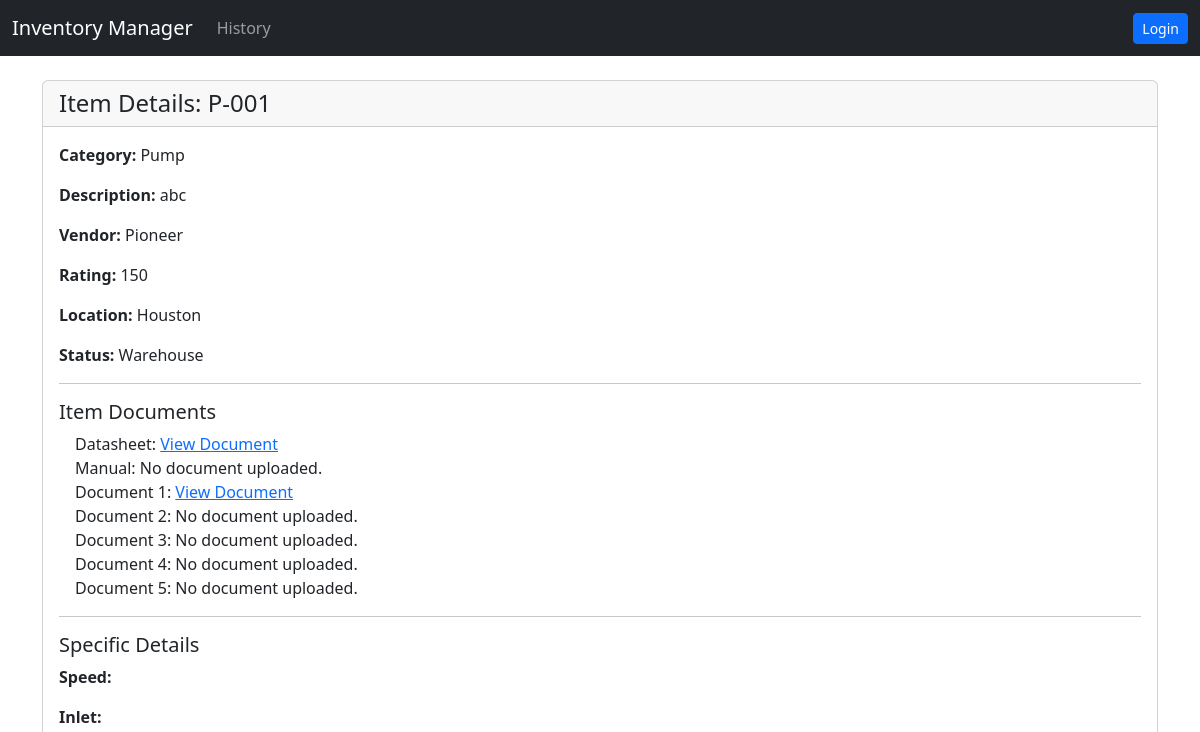
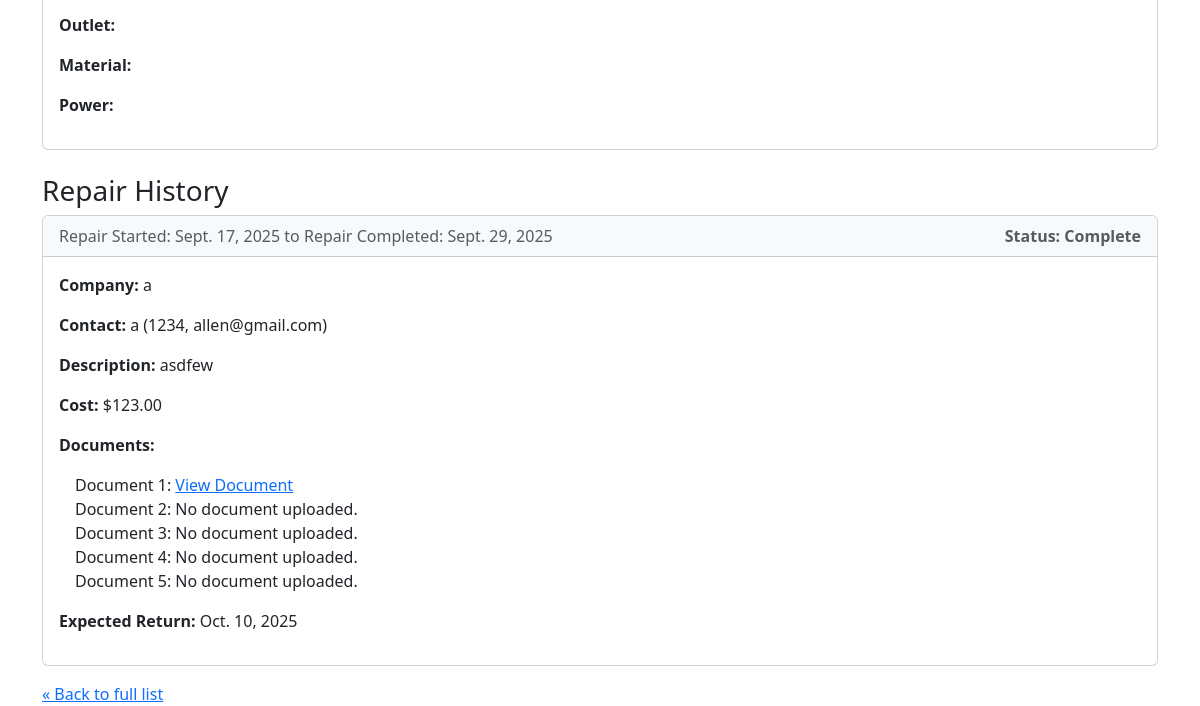
/inventory/item/20/, run on an earlier commit of the app's database (2 pictures, top to bottom).
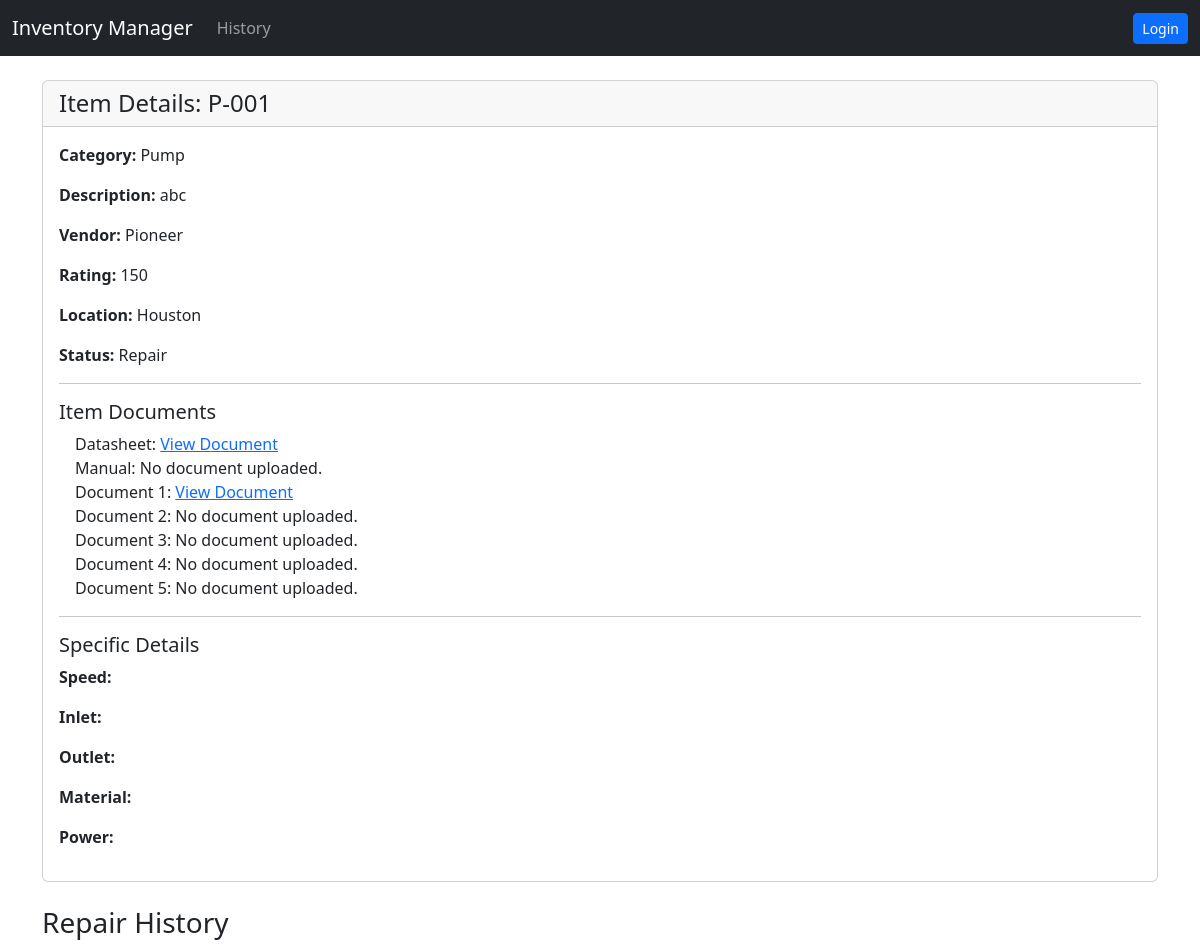
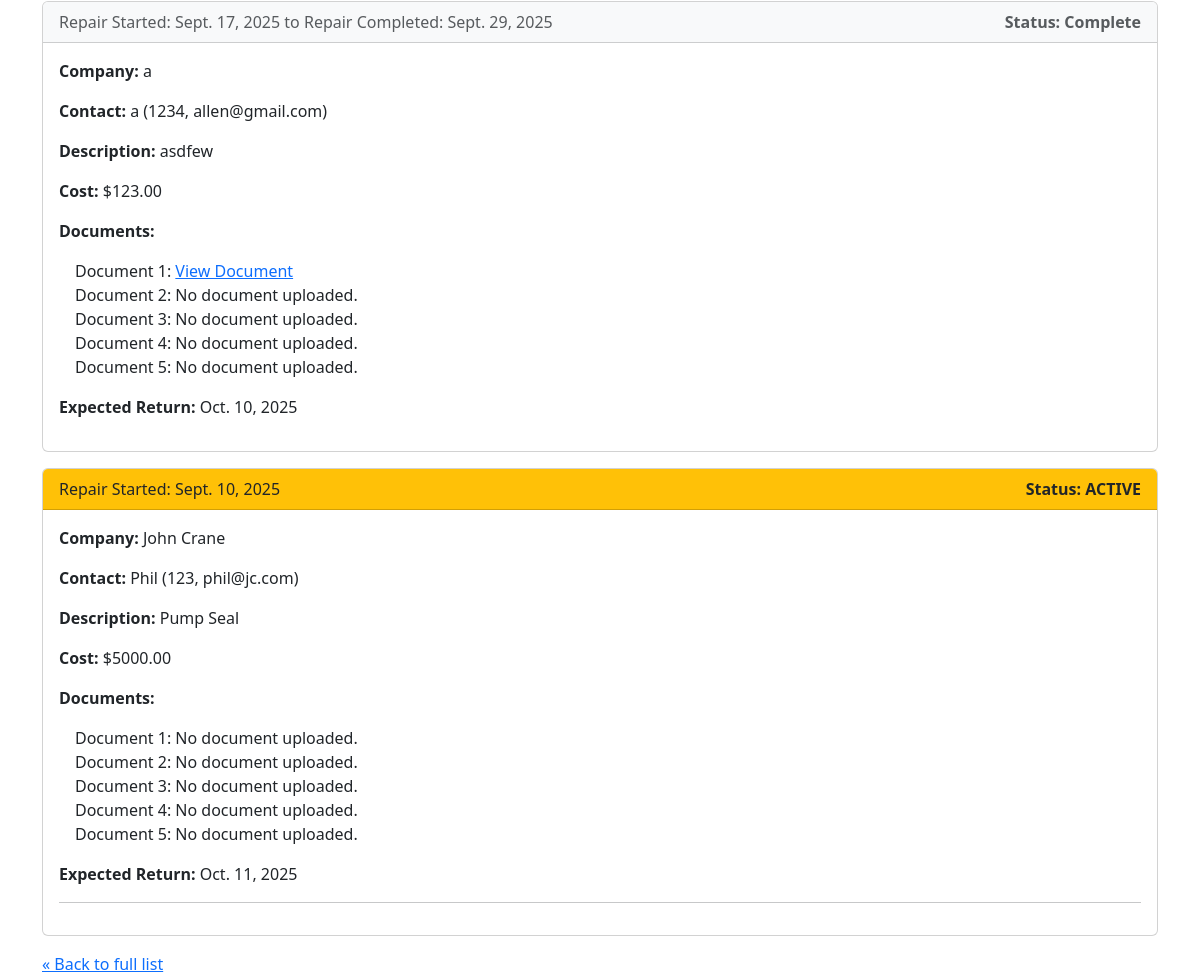
And on a later commit of the database (2 pictures, top to bottom).
### inventory/models.py (models this page shows, shortened)
class BaseItem(models.Model):
    CATEGORY_CHOICES = [
        ("Pump", "Pump"),
        ("Filter", "Filter"),
        ("Mix Tank", "Mix Tank"),
        ("Valve", "Valve"),
        ("Command Center", "Command Center"),
        ("Misc", "Misc"),
    ]
    item_id = models.CharField(max_length=100, unique=True, verbose_name="Item ID")
    category = models.CharField(max_length=50, choices=CATEGORY_CHOICES)
    description = models.TextField(blank=True)
    vendor = models.CharField(max_length=100, blank=True)
    rating = models.CharField(max_length=50, blank=True)
    location = models.CharField(max_length=100, blank=True)
    status = models.ForeignKey(Status, on_delete=models.SET_NULL, null=True, blank=True)
    datasheet = models.FileField(upload_to='item_documents/', blank=True, null=True, verbose_name="Datasheet")
    manual = models.FileField(upload_to='item_documents/', blank=True, null=True, verbose_name="Manual")
    document1 = models.FileField(upload_to='item_documents/', blank=True, null=True, verbose_name="Document 1")
    document2 = models.FileField(upload_to='item_documents/', blank=True, null=True, verbose_name="Document 2")
    document3 = models.FileField(upload_to='item_documents/', blank=True, null=True, verbose_name="Document 3")
    document4 = models.FileField(upload_to='item_documents/', blank=True, null=True, verbose_name="Document 4")
    document5 = models.FileField(upload_to='item_documents/', blank=True, null=True, verbose_name="Document 5")
    last_updated = models.DateTimeField(auto_now=True)
    class Meta:
        ordering = ['item_id']  # Orders items by the Item_ID

class Status(models.Model):
    name = models.CharField(max_length=100, unique=True)
    is_protected = models.BooleanField(default=False, help_text="Protected statuses cannot be deleted by users.")
    class Meta:
        verbose_name_plural = "Statuses"

class RepairLog(models.Model):
    item = models.ForeignKey(BaseItem, on_delete=models.CASCADE, related_name='repairs')
    repair_company = models.CharField(max_length=200)
    contact_name = models.CharField(max_length=200, blank=True)
    contact_number = models.CharField(max_length=50, blank=True)
    contact_email = models.EmailField(max_length=254, blank=True)
    start_date = models.DateField()
    expected_return_date = models.DateField(null=True, blank=True)
    end_date = models.DateField(null=True, blank=True, verbose_name="Repair End Date")
    description = models.TextField()
    cost = models.DecimalField(max_digits=10, decimal_places=2, null=True, blank=True,
                               verbose_name="Estimated/Final Cost")
    document1 = models.FileField(upload_to='repair_documents/', blank=True, null=True, verbose_name="Document 1")
    document2 = models.FileField(upload_to='repair_documents/', blank=True, null=True, verbose_name="Document 2")
    document3 = models.FileField(upload_to='repair_documents/', blank=True, null=True, verbose_name="Document 3")
    document4 = models.FileField(upload_to='repair_documents/', blank=True, null=True, verbose_name="Document 4")
    document5 = models.FileField(upload_to='repair_documents/', blank=True, null=True, verbose_name="Document 5")
    is_active = models.BooleanField(default=True, help_text="Is the repair currently ongoing?")
    class Meta:
        ordering = ['-start_date']

### inventory/views.py (the view)
# urls.py: path('item/<int:pk>/', views.item_detail, name='item_detail'),
def item_detail(request, pk):
    item = get_object_or_404(BaseItem, pk=pk)
    repair_logs = item.repairs.all()
    context = {
        'item': item,
        'repair_logs': repair_logs,
    }
    return render(request, 'inventory/item_detail.html', context)

### inventory/templates/inventory/item_detail.html (shortened to what this page needs)
{% extends 'base.html' %}
{% block content %}
    <div class="card">
        <div class="card-header d-flex justify-content-between align-items-center">
            <h4 class="mb-0">Item Details: {{ item.item_id }}</h4>
        </div>
        <div class="card-body">
            <p><strong>Category:</strong> {{ item.get_category_display }}</p>
            <p><strong>Description:</strong> {{ item.description }}</p>
            <p><strong>Vendor:</strong> {{ item.vendor }}</p>
            <p><strong>Rating:</strong> {{ item.rating }}</p>
            <p><strong>Location:</strong> {{ item.location }}</p>
            <p><strong>Status:</strong> {{ item.status.name|default:"N/A" }}</p>
            <hr>
            <h5>Item Documents</h5>
            <ul class="list-unstyled ms-3">
                <li>Datasheet: {% if item.datasheet %}<a href="{{ item.datasheet.url }}" target="_blank">View Document</a>{% else %}No document uploaded.{% endif %}</li>
                <li>Manual: {% if item.manual %}<a href="{{ item.manual.url }}" target="_blank">View Document</a>{% else %}No document uploaded.{% endif %}</li>
                <li>Document 1: {% if item.document1 %}<a href="{{ item.document1.url }}" target="_blank">View Document</a>{% else %}No document uploaded.{% endif %}</li>
                <li>Document 2: {% if item.document2 %}<a href="{{ item.document2.url }}" target="_blank">View Document</a>{% else %}No document uploaded.{% endif %}</li>
                <li>Document 3: {% if item.document3 %}<a href="{{ item.document3.url }}" target="_blank">View Document</a>{% else %}No document uploaded.{% endif %}</li>
                <li>Document 4: {% if item.document4 %}<a href="{{ item.document4.url }}" target="_blank">View Document</a>{% else %}No document uploaded.{% endif %}</li>
                <li>Document 5: {% if item.document5 %}<a href="{{ item.document5.url }}" target="_blank">View Document</a>{% else %}No document uploaded.{% endif %}</li>
            </ul>
            <hr>
            <h5>Specific Details</h5>
            {% if item.category == "Pump" %}
                <p><strong>Speed:</strong> {{ item.pump.speed }}</p>
                <p><strong>Inlet:</strong> {{ item.pump.inlet }}</p>
                <p><strong>Outlet:</strong> {{ item.pump.outlet }}</p>
                <p><strong>Material:</strong> {{ item.pump.moc }}</p>
                <p><strong>Power:</strong> {{ item.pump.power }}</p>
            {% elif item.category == "Valve" %}
                <p><strong>Material:</strong> {{ item.valve.moc }}</p>
                <p><strong>Size:</strong> {{ item.valve.size }}</p>
                <p><strong>Valve Type:</strong> {{ item.valve.valve_type }}</p>
            {% elif item.category == "Filter" %}
                <p><strong>Inlet:</strong> {{ item.filter.inlet }}</p>
                <p><strong>Outlet:</strong> {{ item.filter.outlet }}</p>
                <p><strong>Material:</strong> {{ item.filter.moc }}</p>
                <p><strong>Filter Type:</strong> {{ item.filter.filter_type }}</p>
            {% else %}
                 <p>This item has no category-specific details.</p>
            {% endif %}
        </div>
    </div>
    <h3 class="mt-4">Repair History</h3>
    {% for repair in repair_logs %}
        <div class="card mb-3">
            <div class="card-header d-flex justify-content-between align-items-center {% if repair.is_active %}bg-warning{% else %}bg-light text-muted{% endif %}">
                <span>
                    {% if repair.is_active %}
                        Repair Started: {{ repair.start_date }}
                    {% else %}
                        Repair Started: {{ repair.start_date }} to Repair Completed: {{ repair.end_date|default:"N/A" }}
                    {% endif %}
                </span>
                <strong>{% if repair.is_active %}Status: ACTIVE{% else %}Status: Complete{% endif %}</strong>
            </div>
            <div class="card-body">
                <p><strong>Company:</strong> {{ repair.repair_company }}</p>
                <p><strong>Contact:</strong> {{ repair.contact_name }} ({{ repair.contact_number }}, {{ repair.contact_email }})</p>
                <p><strong>Description:</strong> {{ repair.description }}</p>
                <p><strong>Cost:</strong> ${{ repair.cost|default:"N/A" }}</p>
		<p><strong>Documents:</strong></p>
                <ul class="list-unstyled ms-3">
                    <li>
                        Document 1:
                        {% if repair.document1 %}
                            <a href="{{ repair.document1.url }}" target="_blank">View Document</a>
                        {% else %}
                            No document uploaded.
                        {% endif %}
                    </li>
                    <li>
                        Document 2:
                        {% if repair.document2 %}
                            <a href="{{ repair.document2.url }}" target="_blank">View Document</a>
                        {% else %}
                            No document uploaded.
                        {% endif %}
                    </li>
                    <li>
                        Document 3:
                        {% if repair.document3 %}
                            <a href="{{ repair.document3.url }}" target="_blank">View Document</a>
                        {% else %}
                            No document uploaded.
                        {% endif %}
                    </li>
                    <li>
                        Document 4:
                        {% if repair.document4 %}
                            <a href="{{ repair.document4.url }}" target="_blank">View Document</a>
                        {% else %}
                            No document uploaded.
                        {% endif %}
                    </li>
                    <li>
                        Document 5:
                        {% if repair.document5 %}
                            <a href="{{ repair.document5.url }}" target="_blank">View Document</a>
                        {% else %}
                            No document uploaded.
                        {% endif %}
                    </li>
                </ul>
                <p><strong>Expected Return:</strong> {{ repair.expected_return_date|default:"N/A" }}</p>
                {% if repair.is_active %}
                    <hr>
                {% endif %}
            </div>
        </div>
    {% empty %}
        <div class="alert alert-secondary">
            No repair history found for this item.
        </div>
    {% endfor %}
    <div class="mt-3">
        <a href="{% url 'item_list' %}">&laquo; Back to full list</a>
    </div>
{% endblock %}

### templates/base.html (shortened to what this page needs)
<!doctype html>
<html lang="en">
<head>
    <link href="https://cdn.jsdelivr.net/npm/bootstrap@5.3.3/dist/css/bootstrap.min.css" rel="stylesheet">
</head>
<body>
    <nav class="navbar navbar-expand-lg navbar-dark bg-dark">
    <div class="container-fluid">
        <a class="navbar-brand" href="{% url 'item_list' %}">Inventory Manager</a>
        <div class="collapse navbar-collapse" id="navbarNav">
            <ul class="navbar-nav me-auto mb-2 mb-lg-0">
                <li class="nav-item">
                    <a class="nav-link" href="{% url 'log_history' %}">History</a>
                </li>
            </ul>
            <ul class="navbar-nav">
                {% if user.is_authenticated %}
                    <li class="nav-item">
                        <span class="navbar-text">
                            Hello, {{ user.username }}
                        </span>
                    </li>
                    <li class="nav-item ms-3">
                        <form action="{% url 'logout' %}" method="post">
                            {% csrf_token %}
                            <button type="submit" class="btn btn-secondary btn-sm">Logout</button>
                        </form>
                    </li>
                {% else %}
                    <li class="nav-item">
                        <a href="{% url 'login' %}" class="btn btn-primary btn-sm">Login</a>
                    </li>
                {% endif %}
            </ul>
        </div>
    </div>
</nav>
    <main class="container mt-4">
        {% block content %}
        {% endblock %}
    </main>
</body>
</html>

What changed in the data, as far as the page shows it:
changed BaseItem "Pump": status.name "Warehouse" → "Repair"
added RepairLog: start_date "Sept. 10, 2025", is_active "Status: ACTIVE", repair_company "John Crane", contact_name "Phil", contact_number "123", contact_email "phil@jc.com", description "Pump Seal", cost "5000.00", document1 "No document uploaded.", document2 "No document uploaded.", document3 "No document uploaded.", document4 "No document uploaded.", document5 "No document uploaded.", expected_return_date "Oct. 11, 2025"
